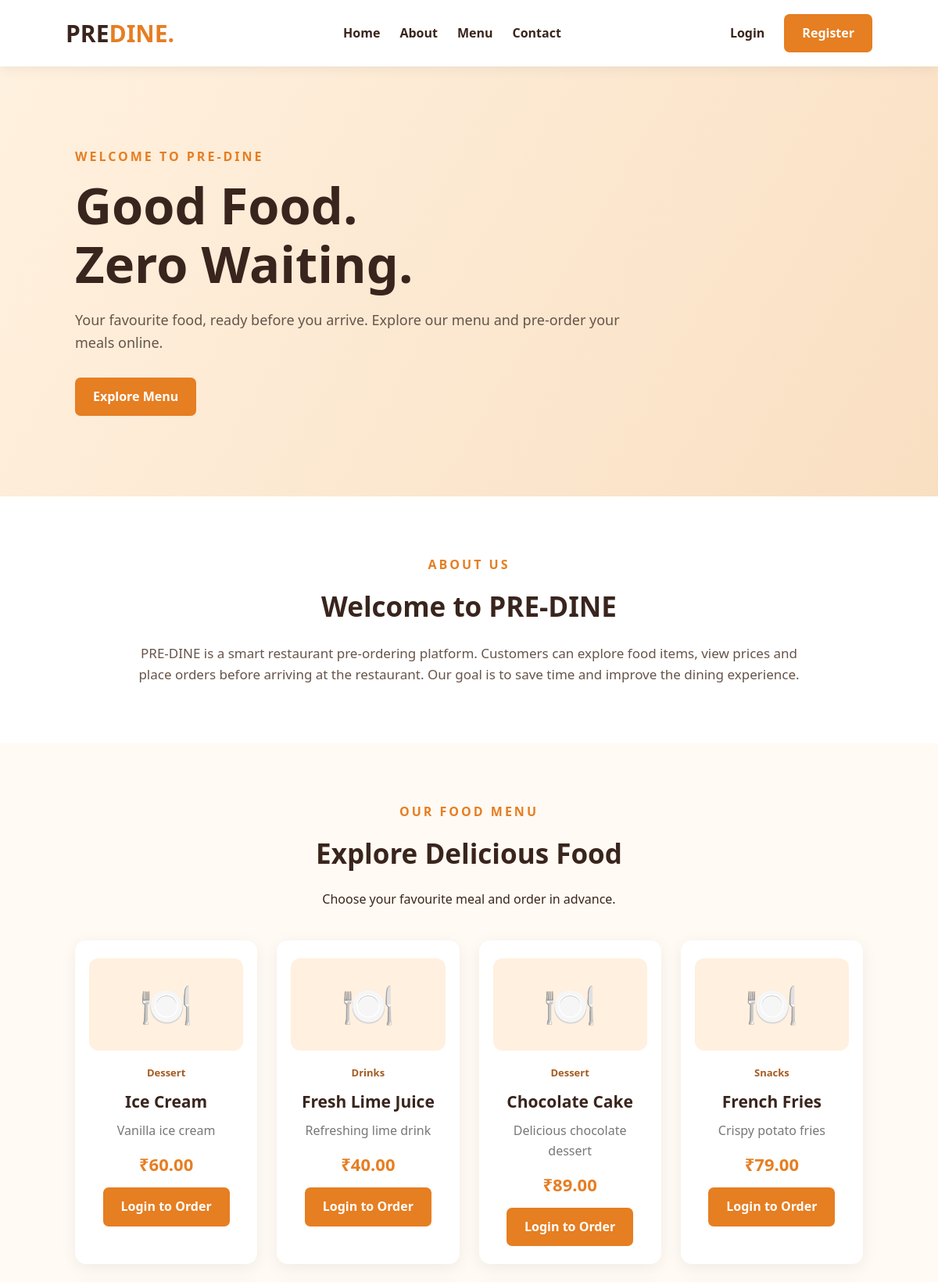
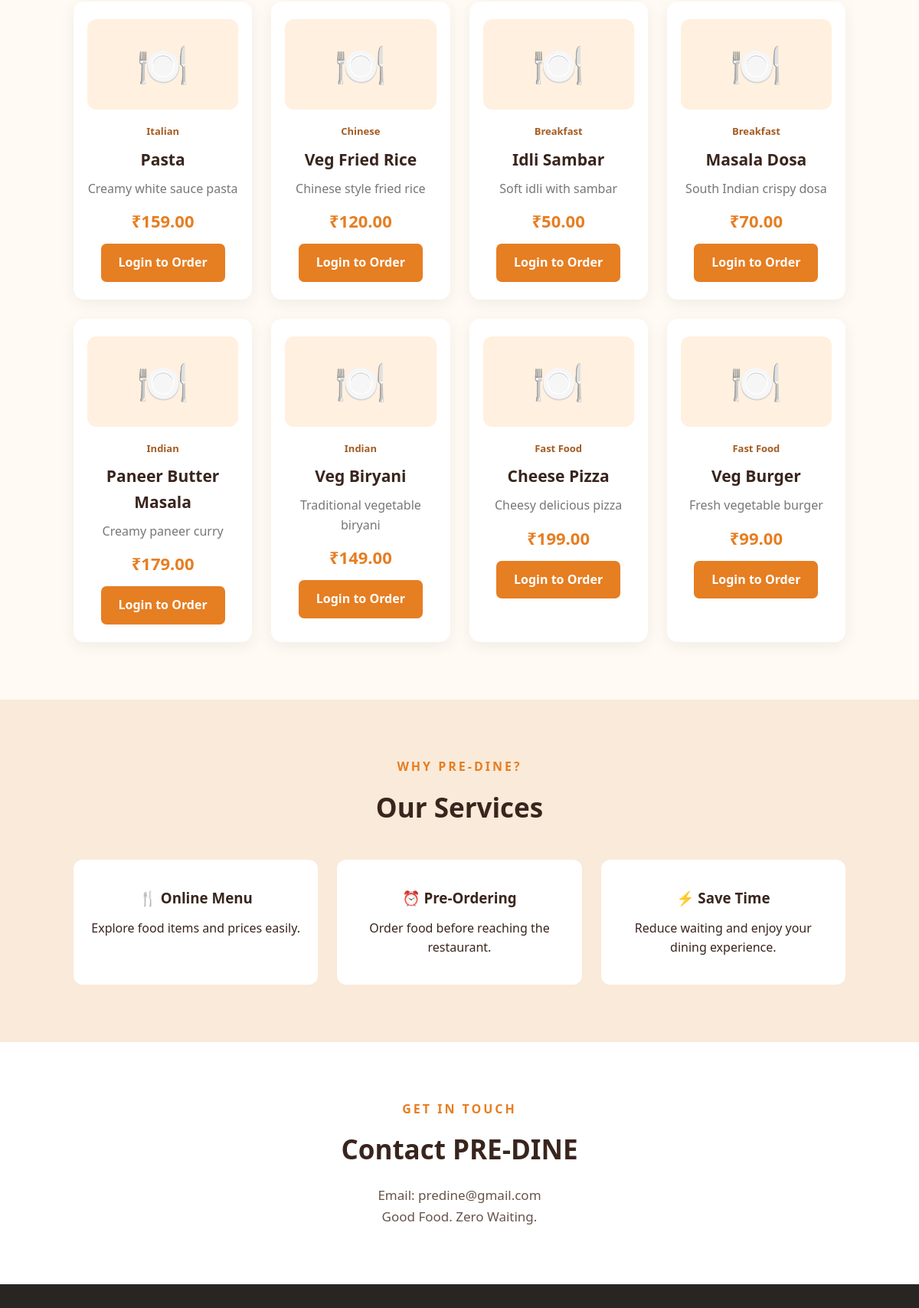
The page / (upper part) on the database its author committed (2 pictures, top to bottom).
### tables this page shows
CREATE TABLE food (
            id INTEGER PRIMARY KEY AUTOINCREMENT,
            name TEXT NOT NULL,
            description TEXT,
            price REAL NOT NULL,
            category TEXT
        );

### app.py (the view)
@app.route("/")
def home():
    conn = get_db()
    foods = conn.execute(
        "SELECT * FROM food ORDER BY id DESC"
    ).fetchall()
    conn.close()
    return render_template("index.html", foods=foods)

### app.py (called while the page is built)
def get_db():
    conn = sqlite3.connect(DATABASE)
    conn.row_factory = sqlite3.Row
    return conn

### templates/index.html (shortened to what this page needs)
<!DOCTYPE html>
<html lang="en">
<head>
    <link rel="stylesheet" href="{{ url_for('static', filename='style.css') }}">
</head>
<body>
<header class="navbar">
    <a class="logo" href="/">PRE<span>DINE.</span></a>
    <nav>
        <a href="#home">Home</a>
        <a href="#about">About</a>
        <a href="#menu">Menu</a>
        <a href="#contact">Contact</a>
    </nav>
    <div class="nav-actions">
        {% if session.get('role') == 'customer' %}
            <a href="/my-orders">My Orders</a>
            <a href="/logout">Logout</a>
        {% else %}
            <a href="/login">Login</a>
            <a href="/register" class="button">Register</a>
        {% endif %}
    </div>
</header>
<section class="hero" id="home">
    <div class="hero-content">
        <p class="tagline">WELCOME TO PRE-DINE</p>
        <h1>Good Food.<br>Zero Waiting.</h1>
        <p>
            Your favourite food, ready before you arrive.
            Explore our menu and pre-order your meals online.
        </p>
        <a href="#menu" class="button">Explore Menu</a>
    </div>
</section>
<section id="about" class="about">
    <p class="tagline">ABOUT US</p>
    <h2>Welcome to PRE-DINE</h2>
    <p>
        PRE-DINE is a smart restaurant pre-ordering platform.
        Customers can explore food items, view prices and
        place orders before arriving at the restaurant.
        Our goal is to save time and improve the dining experience.
    </p>
</section>
<section id="menu" class="menu-section">
    <div class="section-heading">
        <p class="tagline">OUR FOOD MENU</p>
        <h2>Explore Delicious Food</h2>
        <p>Choose your favourite meal and order in advance.</p>
    </div>
    <div class="food-container">
        {% for food in foods %}
        <div class="food-card">
            <div class="food-image">🍽️</div>
            <span class="category">{{ food.category }}</span>
            <h3>{{ food.name }}</h3>
            <p>{{ food.description }}</p>
            <h4>₹{{ "%.2f"|format(food.price) }}</h4>
            {% if session.get('role') == 'customer' %}
            <form action="/order/{{ food.id }}" method="POST">
                <label>Quantity</label>
                <input type="number" name="quantity"
                       value="1" min="1" max="20" required>
                <button type="submit" class="button">
                    Pre-Order Now
                </button>
            </form>
            {% else %}
            <a href="/login" class="button">Login to Order</a>
            {% endif %}
        </div>
        {% else %}
            <p>No food items available currently.</p>
        {% endfor %}
    </div>
</section>
<section class="services">
    <div class="section-heading">
        <p class="tagline">WHY PRE-DINE?</p>
        <h2>Our Services</h2>
    </div>
    <div class="service-container">
        <div class="service-card">
            <h3>🍴 Online Menu</h3>
            <p>Explore food items and prices easily.</p>
        </div>
        <div class="service-card">
            <h3>⏰ Pre-Ordering</h3>
            <p>Order food before reaching the restaurant.</p>
        </div>
        <div class="service-card">
            <h3>⚡ Save Time</h3>
            <p>Reduce waiting and enjoy your dining experience.</p>
        </div>
    </div>
</section>
<section class="about" id="contact">
    <p class="tagline">GET IN TOUCH</p>
    <h2>Contact PRE-DINE</h2>
    <p>Email: predine@gmail.com</p>
    <p>Good Food. Zero Waiting.</p>
</section>
<footer>
</footer>
</body>
</html>

### static/style.css (style rules this page uses)
* { margin: 0; padding: 0; box-sizing: border-box; font-family: 'Segoe UI', Arial, sans-serif; }
html { scroll-behavior: smooth; }
body { background: #fffaf3; color: #39251d; line-height: 1.6; }
a { text-decoration: none; color: inherit; }
.navbar { background: white; min-height: 85px; padding: 15px 7%; display: flex; align-items: center; justify-content: space-between; gap: 20px; box-shadow: 0 3px 15px #00000010; position: sticky; top: 0; z-index: 10; }
.logo { font-size: 30px; font-weight: 800; color: #39251d; }
.logo span, .auth-card h1 span { color: #e67e22; }
.navbar nav, .nav-actions { display: flex; align-items: center; gap: 25px; flex-wrap: wrap; }
.navbar nav a, .nav-actions a { font-weight: 600; }
.button { display: inline-block; background: #e67e22; color: white; border: none; border-radius: 7px; padding: 12px 23px; font-weight: bold; cursor: pointer; transition: 0.3s; text-align: center; }
.hero { min-height: 550px; display: flex; align-items: center; padding: 80px 8%; background: linear-gradient(120deg, #fff1df, #f9dfc2); }
.hero-content { max-width: 700px; }
.tagline { color: #e67e22; font-weight: bold; letter-spacing: 3px; margin-bottom: 12px; }
.hero h1 { font-size: 65px; line-height: 1.15; margin-bottom: 20px; }
.hero-content > p:not(.tagline) { font-size: 18px; color: #66544a; margin-bottom: 30px; }
.about, .menu-section, .services { padding: 75px 8%; text-align: center; }
.about { background: white; }
.about h2, .section-heading h2 { font-size: 35px; margin-bottom: 18px; }
.about > p:not(.tagline) { max-width: 850px; margin: auto; color: #66544a; font-size: 17px; }
.section-heading { margin-bottom: 40px; }
.food-container { display: grid; grid-template-columns: repeat(4, 1fr); gap: 25px; }
.food-card { background: white; border-radius: 14px; padding: 23px 18px; box-shadow: 0 5px 20px #00000010; transition: 0.3s; }
.food-image { font-size: 55px; background: #fff0df; border-radius: 12px; padding: 15px; margin-bottom: 15px; }
.food-card h3 { font-size: 21px; margin: 8px 0; }
.food-card p { color: #777; margin: 8px 0; }
.food-card h4 { color: #e67e22; font-size: 22px; margin: 12px 0; }
.category { color: #a45c22; font-size: 13px; font-weight: bold; }
.services { background: #f9ead9; }
.service-container { display: grid; grid-template-columns: repeat(3, 1fr); gap: 25px; }
.service-card { background: white; padding: 35px 20px; border-radius: 12px; }
.service-card h3 { margin-bottom: 12px; }
footer { background: #292522; color: white; text-align: center; padding: 35px 15px; }

### rows shown on the page
food: category "Dessert", name "Ice Cream", description "Vanilla ice cream", price "60.00"
food: category "Drinks", name "Fresh Lime Juice", description "Refreshing lime drink", price "40.00"
food: category "Dessert", name "Chocolate Cake", description "Delicious chocolate dessert", price "89.00"
food: category "Snacks", name "French Fries", description "Crispy potato fries", price "79.00"
food: category "Italian", name "Pasta", description "Creamy white sauce pasta", price "159.00"
food: category "Chinese", name "Veg Fried Rice", description "Chinese style fried rice", price "120.00"
food: category "Breakfast", name "Idli Sambar", description "Soft idli with sambar", price "50.00"
food: category "Breakfast", name "Masala Dosa", description "South Indian crispy dosa", price "70.00"
food: category "Indian", name "Paneer Butter Masala", description "Creamy paneer curry", price "179.00"
food: category "Indian", name "Veg Biryani", description "Traditional vegetable biryani", price "149.00"
food: category "Fast Food", name "Cheese Pizza", description "Cheesy delicious pizza", price "199.00"
food: category "Fast Food", name "Veg Burger", description "Fresh vegetable burger", price "99.00"
